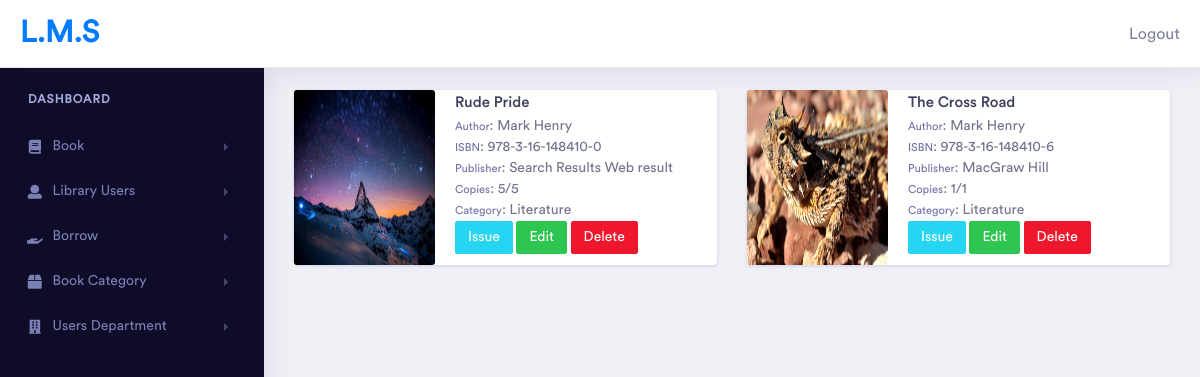
The app's page / (signed in) with its own data.
### core/models.py (models this page shows, shortened)
class Book(models.Model):
    title = models.CharField(max_length=25)
    author = models.CharField(max_length=25)
    ISBN = models.CharField(max_length=25)
    copies = models.IntegerField()
    publisher = models.CharField(max_length=25)
    copies_available = models.IntegerField()
    category = models.ForeignKey(
        BookCategory, on_delete=models.CASCADE, related_name='books')
    date_added = models.DateTimeField(auto_now=True)
    image = models.ImageField(upload_to='books')

class BookCategory(models.Model):
    title = models.CharField(max_length=25)
    def __str__(self):
        return self.title

### core/views.py (the view)
# urls.py: path(r'', views.HomeView.as_view(), name='home'),
class HomeView(LoginRequiredMixin, ListView):
    model = Book
    template_name = 'dashboard/book/list.html'

### core/templates/dashboard/book/list.html
{% extends 'dashboard/base.html' %}
{% block content %}
<div class="row">
    {% for book in book_list %}
    <div class="col-xl-6 col-lg-6 col-md-12 col-sm-12 col-12">
        <div class="card mb-3" style="max-width: 540px;">
            <div class="row no-gutters">
                <div class="col-md-4">
                    <img src="{{book.image.url}}" class="card-img" style="min-height: 175px;">
                </div>
                <div class="col-md-8">
                    <div class="card-body p-t-0 p-b-0">
                        <h5 class="card-title" style="margin: 0px;">{{book.title}}</h5>
                        <p class="card-text" style="margin: 0px;"><small class="text-muted">Author</small>:
                            {{book.author}}</p>
                        <p class="card-text" style="margin: 0px;"><small class="text-muted">ISBN</small>: {{book.ISBN}}
                        </p>
                        <p class="card-text" style="margin: 0px;"><small class="text-muted">Publisher</small>:
                            {{book.publisher}}</p>
                        <p class="card-text" style="margin: 0px;"><small class="text-muted">Copies</small>:
                            {{book.copies_available}}/{{book.copies}}</p>
                        <p class="card-text" style="margin: 0px;"><small class="text-muted">Category</small>:
                            {{book.category}}</p>
                        <a href="{% url 'core:borrow_create' book.id %}" class="btn btn-sm btn-info">Issue</a>
                        <a href="{% url 'core:book_update' book.id %}" class="btn btn-sm btn-success">Edit</a>
                        <a href="{% url 'core:book_delete' book.id %}" class="btn btn-sm btn-danger">Delete</a>
                    </div>
                </div>
            </div>
        </div>
    </div>
    {% endfor %}
</div>
{% endblock content %}

### core/templates/dashboard/base.html (shortened to what this page needs)
{% load static %}
<!doctype html>
<html lang="en">
<head>
    <link rel="stylesheet" href="{% static 'assets/vendor/bootstrap/css/bootstrap.min.css' %}">
    <link href="{% static 'assets/vendor/fonts/circular-std/style.css' %}" rel="stylesheet">
    <link rel="stylesheet" href="{% static 'assets/libs/css/style.css' %}">
    <link rel="stylesheet" href="{% static 'assets/vendor/fonts/fontawesome/css/fontawesome-all.css' %}">
</head>
<body>
    <div class="dashboard-main-wrapper">
        <div class="dashboard-header">
            <nav class="navbar navbar-expand-lg bg-white fixed-top">
                <a class="navbar-brand" href="/">L.M.S</a>
                <div class="collapse navbar-collapse " id="navbarSupportedContent">
                    <ul class="navbar-nav ml-auto navbar-right-top">
                        <li class="nav-item">
                            <a class="nav-link nav-icons" href="{% url 'core:logout' %}">Logout</a>
                        </li>
                    </ul>
                </div>
            </nav>
        </div>
        <div class="nav-left-sidebar sidebar-dark">
            <div class="menu-list">
                <nav class="navbar navbar-expand-lg navbar-light">
                    <div class="collapse navbar-collapse" id="navbarNav">
                        <ul class="navbar-nav flex-column">
                            <li class="nav-divider">
                                Dashboard
                            </li>
                            <li class="nav-item">
                                <a class="nav-link" href="#" data-toggle="collapse" aria-expanded="false"
                                    data-target="#book" aria-controls="submenu-2"><i
                                        class="fa fa-fw fa-book"></i>Book</a>
                            </li>
                            <li class="nav-item">
                                <a class="nav-link" href="#" data-toggle="collapse" aria-expanded="false"
                                    data-target="#user" aria-controls="submenu-2"><i
                                        class="fa fa-fw fa-user"></i>Library Users</a>
                            </li>
                            <li class="nav-item">
                                <a class="nav-link" href="#" data-toggle="collapse" aria-expanded="false"
                                    data-target="#borrow" aria-controls="submenu-2"><i
                                        class="fa fa-fw fa-hand-holding"></i>Borrow</a>
                            </li>
                            <li class="nav-item">
                                <a class="nav-link" href="#" data-toggle="collapse" aria-expanded="false"
                                    data-target="#category" aria-controls="submenu-2"><i
                                        class="fa fa-fw fa-box"></i>Book Category</a>
                            </li>
                            <li class="nav-item">
                                <a class="nav-link" href="#" data-toggle="collapse" aria-expanded="false"
                                    data-target="#department" aria-controls="submenu-2"><i
                                        class="fa fa-fw fa-building"></i>Users Department</a>
                            </li>
                        </ul>
                    </div>
                </nav>
            </div>
        </div>
        <div class="dashboard-wrapper">
            <div class="container-fluid dashboard-content">
                <div class="row">
                    <div class="col-xl-12 col-lg-12 col-md-12 col-sm-12 col-12">
                        {% block content %}
                        {% endblock content %}
                    </div>
                </div>
            </div>
        </div>
    </div>
</body>
</html>

### records on screen
Book: image (picture), title "Rude Pride", author "Mark Henry", ISBN "978-3-16-148410-0", publisher "Search Results Web result", copies_available "5", copies "5", category "Literature"
Book: image (picture), title "The Cross Road", author "Mark Henry", ISBN "978-3-16-148410-6", publisher "MacGraw Hill", copies_available "1", copies "1", category "Literature"
